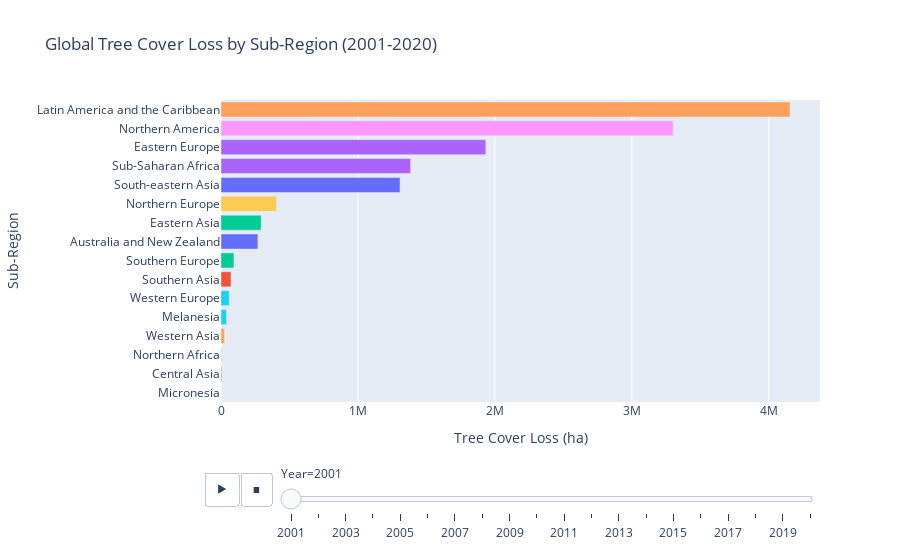

Write notebook code for a chart like this one.
### Code cell
fig = px.bar(
    subregion_year_loss,
    x="TreeCoverLoss_ha",        
    y="sub-region",             
    color="sub-region",         
    animation_frame="Year",    
    title="Global Tree Cover Loss by Sub-Region (2001-2020)", 
    labels={"TreeCoverLoss_ha": "Tree Cover Loss (ha)", "sub-region": "Sub-Region"},
    orientation="h"         
)

fig.update_layout(
    xaxis_title="Tree Cover Loss (ha)", 
    yaxis_title="Sub-Region",  
    yaxis=dict(categoryorder="total ascending"), 
    showlegend=False   
)

fig.show()

### Figure 1 — Plotly figure (JSON) as saved in the notebook; plotly's stock layout.template omitted (floating-point values rounded to 4 significant figures)
{"data": [{"alignmentgroup": "True", "hovertemplate": "Sub-Region=%{y}<br>Year=2001<br>Tree Cover Loss (ha)=%{x}<extra></extra>", "legendgroup": "Australia and New Zealand", "marker": {"color": "#636efa", "pattern": {"shape": ""}}, "name": "Australia and New Zealand", "offsetgroup": "Australia and New Zealand", "orientation": "h", "showlegend": true, "textposition": "auto", "type": "bar", "x": [269300.0], "xaxis": "x", "y": ["Australia and New Zealand"], "yaxis": "y"}, {"alignmentgroup": "True", "hovertemplate": "Sub-Region=%{y}<br>Year=2001<br>Tree Cover Loss (ha)=%{x}<extra></extra>", "legendgroup": "Central Asia", "marker": {"color": "#EF553B", "pattern": {"shape": ""}}, "name": "Central Asia", "offsetgroup": "Central Asia", "orientation": "h", "showlegend": true, "textposition": "auto", "type": "bar", "x": [5527.0], "xaxis": "x", "y": ["Central Asia"], "yaxis": "y"}, {"alignmentgroup": "True", "hovertemplate": "Sub-Region=%{y}<br>Year=2001<br>Tree Cover Loss (ha)=%{x}<extra></extra>", "legendgroup": "Eastern Asia", "marker": {"color": "#00cc96", "pattern": {"shape": ""}}, "name": "Eastern Asia", "offsetgroup": "Eastern Asia", "orientation": "h", "showlegend": true, "textposition": "auto", "type": "bar", "x": [292800.0], "xaxis": "x", "y": ["Eastern Asia"], "yaxis": "y"}, {"alignmentgroup": "True", "hovertemplate": "Sub-Region=%{y}<br>Year=2001<br>Tree Cover Loss (ha)=%{x}<extra></extra>", "legendgroup": "Eastern Europe", "marker": {"color": "#ab63fa", "pattern": {"shape": ""}}, "name": "Eastern Europe", "offsetgroup": "Eastern Europe", "orientation": "h", "showlegend": true, "textposition": "auto", "type": "bar", "x": [1934000.0], "xaxis": "x", "y": ["Eastern Europe"], "yaxis": "y"}, {"alignmentgroup": "True", "hovertemplate": "Sub-Region=%{y}<br>Year=2001<br>Tree Cover Loss (ha)=%{x}<extra></extra>", "legendgroup": "Latin America and the Caribbean", "marker": {"color": "#FFA15A", "pattern": {"shape": ""}}, "name": "Latin America and the Caribbean", "offsetgroup": "Latin America and the Caribbean", "orientation": "h", "showlegend": true, "textposition": "auto", "type": "bar", "x": [4155000.0], "xaxis": "x", "y": ["Latin America and the Caribbean"], "yaxis": "y"}, {"alignmentgroup": "True", "hovertemplate": "Sub-Region=%{y}<br>Year=2001<br>Tree Cover Loss (ha)=%{x}<extra></extra>", "legendgroup": "Melanesia", "marker": {"color": "#19d3f3", "pattern": {"shape": ""}}, "name": "Melanesia", "offsetgroup": "Melanesia", "orientation": "h", "showlegend": true, "textposition": "auto", "type": "bar", "x": [40110.0], "xaxis": "x", "y": ["Melanesia"], "yaxis": "y"}, {"alignmentgroup": "True", "hovertemplate": "Sub-Region=%{y}<br>Year=2001<br>Tree Cover Loss (ha)=%{x}<extra></extra>", "legendgroup": "Micronesia", "marker": {"color": "#FF6692", "pattern": {"shape": ""}}, "name": "Micronesia", "offsetgroup": "Micronesia", "orientation": "h", "showlegend": true, "textposition": "auto", "type": "bar", "x": [54.23], "xaxis": "x", "y": ["Micronesia"], "yaxis": "y"}, {"alignmentgroup": "True", "hovertemplate": "Sub-Region=%{y}<br>Year=2001<br>Tree Cover Loss (ha)=%{x}<extra></extra>", "legendgroup": "Northern Africa", "marker": {"color": "#B6E880", "pattern": {"shape": ""}}, "name": "Northern Africa", "offsetgroup": "Northern Africa", "orientation": "h", "showlegend": true, "textposition": "auto", "type": "bar", "x": [5760.0], "xaxis": "x", "y": ["Northern Africa"], "yaxis": "y"}, {"alignmentgroup": "True", "hovertemplate": "Sub-Region=%{y}<br>Year=2001<br>Tree Cover Loss (ha)=%{x}<extra></extra>", "legendgroup": "Northern America", "marker": {"color": "#FF97FF", "pattern": {"shape": ""}}, "name": "Northern America", "offsetgroup": "Northern America", "orientation": "h", "showlegend": true, "textposition": "auto", "type": "bar", "x": [3301000.0], "xaxis": "x", "y": ["Northern America"], "yaxis": "y"}, {"alignmentgroup": "True", "hovertemplate": "Sub-Region=%{y}<br>Year=2001<br>Tree Cover Loss (ha)=%{x}<extra></extra>", "legendgroup": "Northern Europe", "marker": {"color": "#FECB52", "pattern": {"shape": ""}}, "name": "Northern Europe", "offsetgroup": "Northern Europe", "orientation": "h", "showlegend": true, "textposition": "auto", "type": "bar", "x": [405600.0], "xaxis": "x", "y": ["Northern Europe"], "yaxis": "y"}, {"alignmentgroup": "True", "hovertemplate": "Sub-Region=%{y}<br>Year=2001<br>Tree Cover Loss (ha)=%{x}<extra></extra>", "legendgroup": "South-eastern Asia", "marker": {"color": "#636efa", "pattern": {"shape": ""}}, "name": "South-eastern Asia", "offsetgroup": "South-eastern Asia", "orientation": "h", "showlegend": true, "textposition": "auto", "type": "bar", "x": [1307000.0], "xaxis": "x", "y": ["South-eastern Asia"], "yaxis": "y"}, {"alignmentgroup": "True", "hovertemplate": "Sub-Region=%{y}<br>Year=2001<br>Tree Cover Loss (ha)=%{x}<extra></extra>", "legendgroup": "Southern Asia", "marker": {"color": "#EF553B", "pattern": {"shape": ""}}, "name": "Southern Asia", "offsetgroup": "Southern Asia", "orientation": "h", "showlegend": true, "textposition": "auto", "type": "bar", "x": [73170.0], "xaxis": "x", "y": ["Southern Asia"], "yaxis": "y"}, {"alignmentgroup": "True", "hovertemplate": "Sub-Region=%{y}<br>Year=2001<br>Tree Cover Loss (ha)=%{x}<extra></extra>", "legendgroup": "Southern Europe", "marker": {"color": "#00cc96", "pattern": {"shape": ""}}, "name": "Southern Europe", "offsetgroup": "Southern Europe", "orientation": "h", "showlegend": true, "textposition": "auto", "type": "bar", "x": [94220.0], "xaxis": "x", "y": ["Southern Europe"], "yaxis": "y"}, {"alignmentgroup": "True", "hovertemplate": "Sub-Region=%{y}<br>Year=2001<br>Tree Cover Loss (ha)=%{x}<extra></extra>", "legendgroup": "Sub-Saharan Africa", "marker": {"color": "#ab63fa", "pattern": {"shape": ""}}, "name": "Sub-Saharan Africa", "offsetgroup": "Sub-Saharan Africa", "orientation": "h", "showlegend": true, "textposition": "auto", "type": "bar", "x": [1384000.0], "xaxis": "x", "y": ["Sub-Saharan Africa"], "yaxis": "y"}, {"alignmentgroup": "True", "hovertemplate": "Sub-Region=%{y}<br>Year=2001<br>Tree Cover Loss (ha)=%{x}<extra></extra>", "legendgroup": "Western Asia", "marker": {"color": "#FFA15A", "pattern": {"shape": ""}}, "name": "Western Asia", "offsetgroup": "Western Asia", "orientation": "h", "showlegend": true, "textposition": "auto", "type": "bar", "x": [25070.0], "xaxis": "x", "y": ["Western Asia"], "yaxis": "y"}, {"alignmentgroup": "True", "hovertemplate": "Sub-Region=%{y}<br>Year=2001<br>Tree Cover Loss (ha)=%{x}<extra></extra>", "legendgroup": "Western Europe", "marker": {"color": "#19d3f3", "pattern": {"shape": ""}}, "name": "Western Europe", "offsetgroup": "Western Europe", "orientation": "h", "showlegend": true, "textposition": "auto", "type": "bar", "x": [59580.0], "xaxis": "x", "y": ["Western Europe"], "yaxis": "y"}], "layout": {"barmode": "relative", "legend": {"title": {"text": "Sub-Region"}, "tracegroupgap": 0}, "showlegend": false, "sliders": [{"active": 0, "currentvalue": {"prefix": "Year="}, "len": 0.9, "pad": {"b": 10, "t": 60}, "steps": [{"args": [["2001"], {"frame": {"duration": 0, "redraw": true}, "fromcurrent": true, "mode": "immediate", "transition": {"duration": 0, "easing": "linear"}}], "label": "2001", "method": "animate"}, {"args": [["2002"], {"frame": {"duration": 0, "redraw": true}, "fromcurrent": true, "mode": "immediate", "transition": {"duration": 0, "easing": "linear"}}], "label": "2002", "method": "animate"}, {"args": [["2003"], {"frame": {"duration": 0, "redraw": true}, "fromcurrent": true, "mode": "immediate", "transition": {"duration": 0, "easing": "linear"}}], "label": "2003", "method": "animate"}, {"args": [["2004"], {"frame": {"duration": 0, "redraw": true}, "fromcurrent": true, "mode": "immediate", "transition": {"duration": 0, "easing": "linear"}}], "label": "2004", "method": "animate"}, {"args": [["2005"], {"frame": {"duration": 0, "redraw": true}, "fromcurrent": true, "mode": "immediate", "transition": {"duration": 0, "easing": "linear"}}], "label": "2005", "method": "animate"}, {"args": [["2006"], {"frame": {"duration": 0, "redraw": true}, "fromcurrent": true, "mode": "immediate", "transition": {"duration": 0, "easing": "linear"}}], "label": "2006", "method": "animate"}, {"args": [["2007"], {"frame": {"duration": 0, "redraw": true}, "fromcurrent": true, "mode": "immediate", "transition": {"duration": 0, "easing": "linear"}}], "label": "2007", "method": "animate"}, {"args": [["2008"], {"frame": {"duration": 0, "redraw": true}, "fromcurrent": true, "mode": "immediate", "transition": {"duration": 0, "easing": "linear"}}], "label": "2008", "method": "animate"}, {"args": [["2009"], {"frame": {"duration": 0, "redraw": true}, "fromcurrent": true, "mode": "immediate", "transition": {"duration": 0, "easing": "linear"}}], "label": "2009", "method": "animate"}, {"args": [["2010"], {"frame": {"duration": 0, "redraw": true}, "fromcurrent": true, "mode": "immediate", "transition": {"duration": 0, "easing": "linear"}}], "label": "2010", "method": "animate"}, {"args": [["2011"], {"frame": {"duration": 0, "redraw": true}, "fromcurrent": true, "mode": "immediate", "transition": {"duration": 0, "easing": "linear"}}], "label": "2011", "method": "animate"}, {"args": [["2012"], {"frame": {"duration": 0, "redraw": true}, "fromcurrent": true, "mode": "immediate", "transition": {"duration": 0, "easing": "linear"}}], "label": "2012", "method": "animate"}, {"args": [["2013"], {"frame": {"duration": 0, "redraw": true}, "fromcurrent": true, "mode": "immediate", "transition": {"duration": 0, "easing": "linear"}}], "label": "2013", "method": "animate"}, {"args": [["2014"], {"frame": {"duration": 0, "redraw": true}, "fromcurrent": true, "mode": "immediate", "transition": {"duration": 0, "easing": "linear"}}], "label": "2014", "method": "animate"}, {"args": [["2015"], {"frame": {"duration": 0, "redraw": true}, "fromcurrent": true, "mode": "immediate", "transition": {"duration": 0, "easing": "linear"}}], "label": "2015", "method": "animate"}, {"args": [["2016"], {"frame": {"duration": 0, "redraw": true}, "fromcurrent": true, "mode": "immediate", "transition": {"duration": 0, "easing": "linear"}}], "label": "2016", "method": "animate"}, {"args": [["2017"], {"frame": {"duration": 0, "redraw": true}, "fromcurrent": true, "mode": "immediate", "transition": {"duration": 0, "easing": "linear"}}], "label": "2017", "method": "animate"}, {"args": [["2018"], {"frame": {"duration": 0, "redraw": true}, "fromcurrent": true, "mode": "immediate", "transition": {"duration": 0, "easing": "linear"}}], "label": "2018", "method": "animate"}, {"args": [["2019"], {"frame": {"duration": 0, "redraw": true}, "fromcurrent": true, "mode": "immediate", "transition": {"duration": 0, "easing": "linear"}}], "label": "2019", "method": "animate"}, {"args": [["2020"], {"frame": {"duration": 0, "redraw": true}, "fromcurrent": true, "mode": "immediate", "transition": {"duration": 0, "easing": "linear"}}], "label": "2020", "method": "animate"}], "x": 0.1, "xanchor": "left", "y": 0, "yanchor": "top"}], "title": {"text": "Global Tree Cover Loss by Sub-Region (2001-2020)"}, "updatemenus": [{"buttons": [{"args": [null, {"frame": {"duration": 500, "redraw": true}, "fromcurrent": true, "mode": "immediate", "transition": {"duration": 500, "easing": "linear"}}], "label": "&#9654;", "method": "animate"}, {"args": [[null], {"frame": {"duration": 0, "redraw": true}, "fromcurrent": true, "mode": "immediate", "transition": {"duration": 0, "easing": "linear"}}], "label": "&#9724;", "method": "animate"}], "direction": "left", "pad": {"r": 10, "t": 70}, "showactive": false, "type": "buttons", "x": 0.1, "xanchor": "right", "y": 0, "yanchor": "top"}], "xaxis": {"anchor": "y", "domain": [0, 1], "title": {"text": "Tree Cover Loss (ha)"}}, "yaxis": {"anchor": "x", "categoryarray": ["Western Europe", "Western Asia", "Sub-Saharan Africa", "Southern Europe", "Southern Asia", "South-eastern Asia", "Northern Europe", "Northern America", "Northern Africa", "Micronesia", "Melanesia", "Latin America and the Caribbean", "Eastern Europe", "Eastern Asia", "Central Asia", "Australia and New Zealand"], "categoryorder": "total ascending", "domain": [0, 1], "title": {"text": "Sub-Region"}}}}
